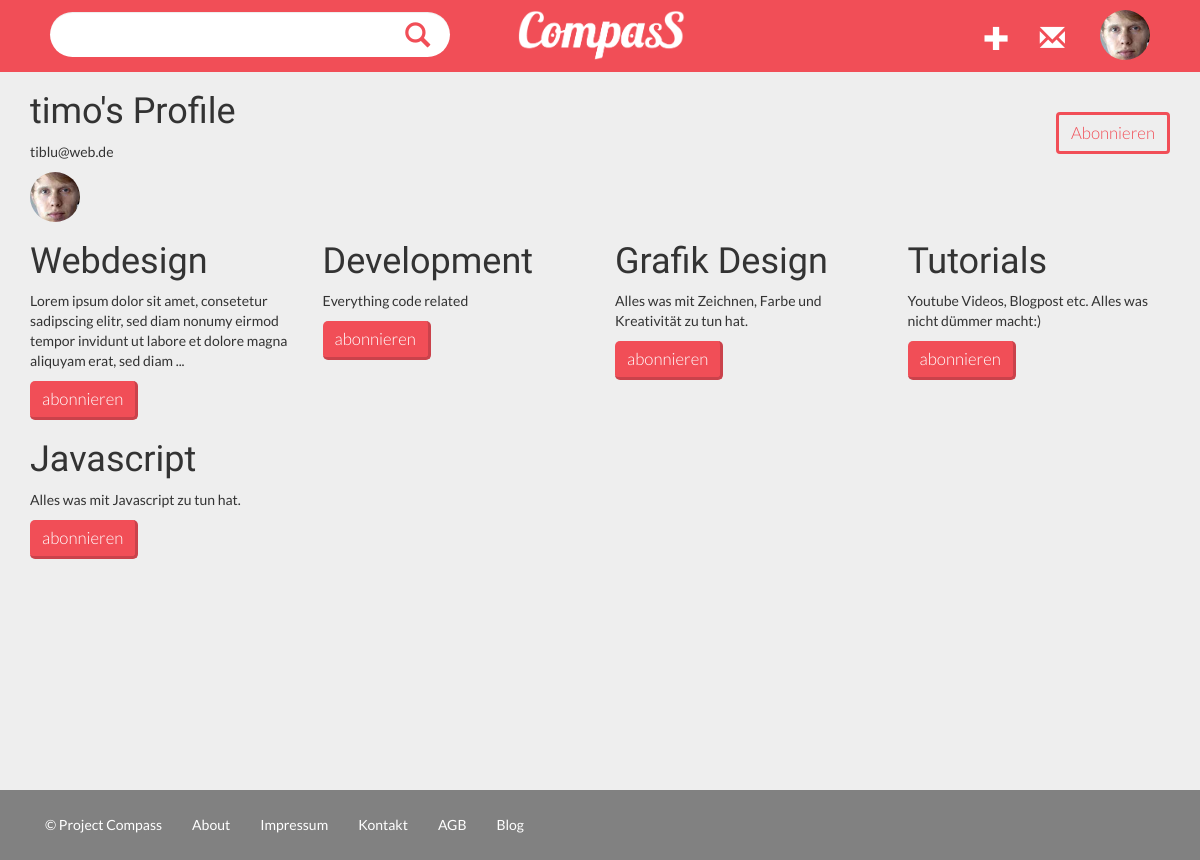
/timo (signed in), run on the app's committed database.
### tables this page shows
CREATE TABLE `users` (
  `user_id` int(11) NOT NULL AUTO_INCREMENT,
  `username` varchar(32) NOT NULL,
  `password` varchar(50) NOT NULL,
  `first_name` varchar(32) NOT NULL,
  `last_name` varchar(32) NOT NULL,
  `email` varchar(1024) NOT NULL,
  `email_code` varchar(32) NOT NULL,
  `active` int(11) NOT NULL DEFAULT '0',
  `password_recover` int(11) NOT NULL DEFAULT '0',
  `type` int(1) NOT NULL DEFAULT '0',
  `allow_email` int(11) NOT NULL DEFAULT '1',
  `profile` varchar(55) NOT NULL,
  `subscription_categories` varchar(55) NOT NULL DEFAULT '',
  `subscription_users` varchar(55) NOT NULL DEFAULT '',
  PRIMARY KEY (`user_id`)
);

CREATE TABLE `categories` (
  `category_id` int(11) NOT NULL AUTO_INCREMENT,
  `title` varchar(55) NOT NULL,
  `description` varchar(1024) NOT NULL,
  `gattung` varchar(1024) NOT NULL,
  `user_id` int(11) NOT NULL,
  `number_follower` int(11) NOT NULL,
  `tags` varchar(1024) NOT NULL DEFAULT '',
  PRIMARY KEY (`category_id`)
);

### core/functions/users.php (called while the page is built, shortened)
<?php
function excerpt($text,$numb) {
if (strlen($text) > $numb) {
	  $text = substr($text, 0, $numb);
	  $text = substr($text,0,strrpos($text," "));
	  $etc = " ...";
	  $text = $text.$etc;
	  }
	return $text;
}
function user_data($user_id) {
	$user_id = (int)$user_id;
	$func_num_args = func_num_args();
	$func_get_args = func_get_args();
	if ($func_num_args > 1) {
		unset($func_get_args[0]);
		$fields = '`' . implode('`, `', $func_get_args) . '`';
		$data = mysql_fetch_assoc(mysql_query("SELECT $fields FROM `users` WHERE `user_id` = $user_id"));
		return $data;
	}
}
function logged_in() {
	return (isset($_SESSION['user_id'])) ? true : false;
}
function user_exists($username) {
	$username = sanitize($username);
	return (mysql_result(mysql_query("SELECT COUNT(`user_id`) FROM `users` WHERE `username` = '$username'"), 0) == 1) ? true : false;
}
function user_id_from_username($username) {
	$username = sanitize($username);
	return mysql_result(mysql_query("SELECT `user_id` FROM `users` WHERE `username` = '$username'"), 0, 'user_id');
}
?>

### core/init.php (called while the page is built, shortened)
<?php
require 'functions/general.php';
require 'functions/users.php';
if (logged_in() === true) {
	$session_user_id = $_SESSION['user_id'];
	$user_data = user_data($session_user_id, 'user_id', 'username', 'password', 'first_name', 'last_name', 'email', 'password_recover', 'type', 'allow_email', 'profile');
}
?>

### core/functions/general.php (called while the page is built, shortened)
<?php
function sanitize($data) {
	return htmlentities(strip_tags(mysql_real_escape_string($data)));
}
?>

### profile.php (the view, shortened to what this page needs)
<?php
include 'core/init.php';
include 'includes/overall/header.php';
if (isset($_GET['username']) === true && empty($_GET['username']) === false) {
	$username 		= $_GET['username'];
	if (user_exists($username) === true) {
		$user_id		= user_id_from_username($username);
		$profile_data	= user_data($user_id, 'first_name', 'last_name', 'email', 'profile');
	?>
	<div class="container">
			<div class="row">
				<div class="col-md-6">
					<h1><?php echo $profile_data['first_name']; ?>'s Profile</h1>
					<p><?php echo $profile_data['email']; ?></p>
					<?php if(empty($profile_data['profile'])){ ?>
						<div class="crop">
							<img class="img img-responsive img-circle" src="images/placeholder-img.jpg">
						</div>
						<?php }else{?>
					<div class="crop">
						<img class="img img-responsive img-circle" src=" <?php echo $profile_data['profile']; ?>  ">
					</div>
					<?php } ?>
				</div>
				<div class="col-md-6">
					<div class="placeholder-medium"></div>
					<a href="subscribe_user.php?id=<?php echo $user_id ?>" class="btn ghost-subscribe pull-right">Abonnieren</a>
				</div>
			</div>
			<?php
				function get_categories(){
					global $user_id;
					$result = mysql_query("SELECT * FROM categories WHERE user_id = $user_id");
					if(mysql_num_rows($result)){
						$output = "";
						$row_counter = 1;
						$output = $output . "<div class='row'>";
						while($row = mysql_fetch_array($result, MYSQL_ASSOC)){
							$output = $output . "<div class='col-md-3'>";
							$output = $output . "<div class='category'>";
							$output = $output . "<a class='to-category' href='category.php?id=" . $row['category_id'] . "'>";
							$output = $output . "<h1>" . $row['title'] . "</h1>";
							$output = $output . "</a>";
							$describt = excerpt($row['description'], 150);
							$output =  $output . "<p class='excerpt'>" . $describt . "</p>";
							$output = $output . "<a href='#' class='btn btn-primary'>abonnieren</a>";
							$output = $output . "</div>";
							$output = $output . "</div>";
								if($row_counter % 4 == 0){
								$output =  $output . "</div>";
								$output = $output . "<div class='row'>";
							}
							$row_counter++;
						}
					}else{
						echo "something went wrong";
					}
					return $output;
				}
				echo get_categories();
			?>
				</div>
				</div>
				</div>
	<?php
	} else {
		echo 'Sorry, that user doesn\'t exist!';
	}
} else {
	header('Location: index.php');
	exit();
}
include 'includes/footer.php'; ?>

### includes/menu.php (shortened to what this page needs)
<?php if(logged_in() != true){?>
<nav class="navbar navbar-default" role="navigation">
  <div class="container-fluid">
    <div class="container welcome">
    <div class="navbar-header">
      <button type="button" class="navbar-toggle" data-toggle="collapse" data-target="#bs-example-navbar-collapse-1">
        <span class="sr-only">Toggle navigation</span>
        <span class="icon-bar"></span>
        <span class="icon-bar"></span>
        <span class="icon-bar"></span>
      </button>
     <a href="index.php"><img src="images/logo.png" height="50" id="logo"></a>
    </div>
    <div class="collapse navbar-collapse" id="bs-example-navbar-collapse-1">
      <ul class="nav navbar-nav navbar-right">
        <button class="btn login-button" id="login">login</button>
      </ul>
      </div>
    </div>
  </div>
</nav>
<?php }else{?>
<nav class="navbar navbar-default" role="navigation">
  <div class="container-fluid">
    <div class="navbar-header">
<a href="index.php"><img src="images/logo.png" height="50" id="logo"></a>
<div class="right-inner-addon ">
     <form action="search.php" method="get" role="form">
        <div class="form-group">
          <input type="text" id="search" class="form-control" name="keywords" autocomplete="off">
        </div>
      </form>
</div>
    </div>
    <div class="collapse navbar-collapse" id="bs-example-navbar-collapse-1">
      <ul class="nav navbar-nav navbar-right">
        <li><a href="add_bookmark.php" id="add_bookmark"><span class="glyphicon glyphicon-plus"</span></a></li>
        <li><a href="#" id="notifications"><span class="glyphicon glyphicon-envelope"</span></a></li>
           <li class="dropdown">
              <a href="#" class="dropdown-toggle" data-toggle="dropdown">
                <div class="crop">
                  <?php if (empty($user_data['profile']) === false){
                      echo '<img class="img img-responsive img-circle" src="', $user_data['profile'], '" alt="', $user_data['first_name'], '\'s Profile Image">';
                    }else{
                      echo '<img class="img img-responsive img-circle" src="images/placeholder-img.jpg" alt="', $user_data['first_name'], '\'s Profile Image">';
                      }
                  ?>
                </div>
              </a>
          </li>
          </ul>
      </div>
  </div>
</nav>
<?php }?>

### sass/css/main.css (style rules this page uses)
body { font-family: 'Lato', sans-serif; background-color: #eee; }
h1, h2, h3, h4 { font-family: 'Cabin', sans-serif; }
html, body { height: 100%; }
.navbar { min-height: 70px; margin-bottom: 0px; border: none; border-radius: 0px; background-color: #f14e57; }
.navbar #add_bookmark { font-size: 1.8em; }
.navbar #notifications { font-size: 1.8em; }
.container-fluid { margin-right: auto; margin-left: auto; padding-left: 50px; padding-right: 50px; padding-top: 10px; }
.right-inner-addon { position: relative; }
.right-inner-addon input { padding-right: 30px; }
#search { background-color: #fff; border: none; border-radius: 25px; margin-top: 2px; width: 400px; height: 45px; }
.navbar-default .navbar-nav > li > a { color: #fff; }
#logo { position: absolute; left: 50%; margin-left: -82px; }
.navbar-nav > li > a.dropdown-toggle { padding: 0px; margin-left: 20px; }
.btn { font-family: 'Lato', sans-serif; font-weight: 300; font-size: 1.2em; }
.ghost-subscribe { background-color: none; border: 3px solid #f14e57; color: #f14e57; }
.btn-primary { background-color: #f14e57; border-right: 3px solid #ca424b; border-bottom: 3px solid #ca424b; border-radius: 5px; border-top: none; border-left: none; }
.form-control { background-color: rgba(255, 255, 255, 0.5); border: none; }
.placeholder-medium { height: 40px; }
.to-category { color: #333; }
.crop { height: 50px; width: 50px; overflow: hidden; }
.crop img { width: 100%; height: 100%; }
a { color: #f14e57; }

### data on the page
users: profile (picture), first_name "timo", email "tiblu@web.de"
categories: title "Webdesign", description "Lorem ipsum dolor sit amet, consetetur sadipscing elitr, sed diam nonumy eirmod tempor invidunt ut labore et dolore magna aliquyam erat, sed diam ..."
categories: title "Development", description "Everything code related"
categories: title "Grafik Design", description "Alles was mit Zeichnen, Farbe und Kreativität zu tun hat."
categories: title "Tutorials", description "Youtube Videos, Blogpost etc. Alles was nicht dümmer macht:)"
categories: title "Javascript", description "Alles was mit Javascript zu tun hat."
